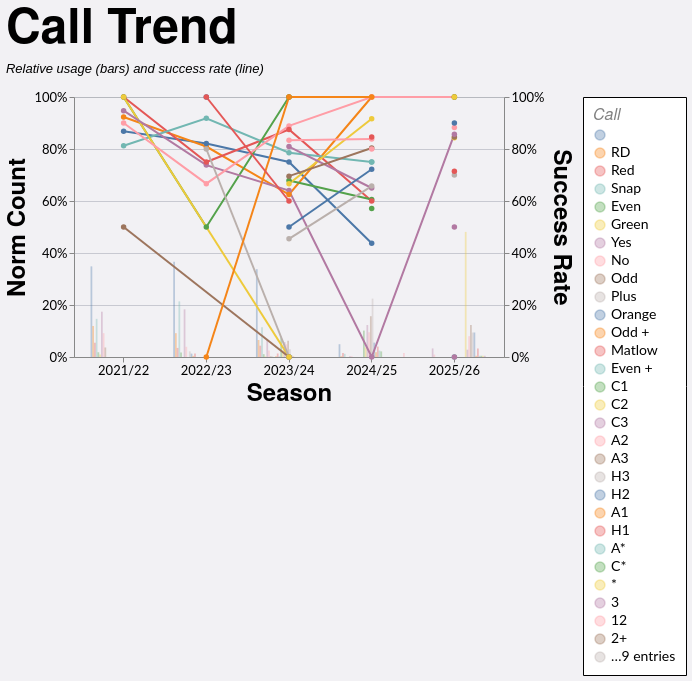

Source (Vega-Lite JSON):
### Vega-Lite specification from a JSON file in a GitHub repository (floating-point values rounded to 4 significant figures; data arrays with more than 128 entries replaced by an {"elided": "..."} marker saying what was removed)
{"config": {"axis": {"labelFont": "Lato, sans-serif", "titleFont": "PT Sans Narrow, Helvetica Neue, Helvetica, Arial, sans-serif", "labelFontSize": 13, "titleFontSize": 24, "gridColor": "#202947", "gridOpacity": 0.2}, "header": {"labelFont": "PT Sans Narrow, Helvetica Neue, Helvetica, Arial, sans-serif", "titleFont": "PT Sans Narrow, Helvetica Neue, Helvetica, Arial, sans-serif", "labelFontSize": 24, "titleFontSize": 28, "labelFontWeight": "bold", "orient": "left"}, "legend": {"labelFont": "Lato, sans-serif", "titleFont": "PT Sans Narrow, Helvetica Neue, Helvetica, Arial, sans-serif", "labelFontSize": 14, "titleFontSize": 16, "titlePadding": 5, "fillColor": "white", "strokeColor": "black", "padding": 10, "titleFontWeight": "lighter", "titleFontStyle": "italic", "titleColor": "gray", "offset": 10}, "title": {"font": "PT Sans Narrow, Helvetica Neue, Helvetica, Arial, sans-serif", "fontSize": 48, "fontWeight": "bold", "anchor": "start", "align": "center", "titlePadding": 20, "subtitlePadding": 10, "subtitleFontSize": 13, "subtitleColor": "", "subtitleFontStyle": "italic", "offset": 15, "color": "black"}, "axisX": {"labelAngle": 0}, "facet": {"title": null, "header": null, "align": {"row": "each", "column": "each"}}, "resolve": {"scale": {"y": "independent", "facet": "independent"}}, "background": "#f2f1f4"}, "layer": [{"mark": {"type": "bar", "opacity": 0.35}, "encoding": {"color": {"field": "call", "sort": null, "title": "Call", "type": "nominal"}, "tooltip": [{"field": "season", "title": "Season", "type": "nominal"}, {"field": "call", "title": "Call", "type": "nominal"}, {"field": "won", "format": ",.0f", "title": "Won", "type": "quantitative"}, {"field": "attempts", "format": ",.0f", "title": "Attempts", "type": "quantitative"}, {"field": "norm_count", "format": ".1%", "title": "Norm Count", "type": "quantitative"}, {"field": "success_rate", "format": ".1%", "title": "Success Rate", "type": "quantitative"}], "x": {"field": "season", "sort": ["2021/22", "2022/23", "2023/24", "2024/25", "2025/26"], "title": "Season", "type": "nominal"}, "xOffset": {"field": "call", "sort": null, "type": "nominal"}, "y": {"axis": {"format": "%", "orient": "left"}, "field": "norm_count", "scale": {"domain": [0, 1]}, "title": "Norm Count", "type": "quantitative"}}, "transform": [{"filter": "(loSquad == 'All' || datum.squad == loSquad) && (loGameType == 'All' || (loGameType == 'League + Cup' && (datum.game_type == 'League' || datum.game_type == 'Cup')) || (loGameType == 'League only' && datum.game_type == 'League') || datum.game_type == loGameType) && (loOpposition == 'All' || datum.opposition == loOpposition) && (loThrower == 'All' || datum.thrower == loThrower) && (loJumper == 'All' || datum.jumper == loJumper) && (loArea == 'All' || datum.area == loArea) && (loNumbers == 'All' || datum.numbers == loNumbers) && (loCallType == 'All' || datum.call_type == loCallType)"}, {"aggregate": [{"op": "count", "as": "attempts"}, {"op": "sum", "field": "won", "as": "won"}], "groupby": ["season", "call"]}, {"joinaggregate": [{"op": "sum", "field": "attempts", "as": "season_attempts"}], "groupby": ["season"]}, {"calculate": "datum.attempts / datum.season_attempts", "as": "norm_count"}, {"calculate": "datum.won / datum.attempts", "as": "success_rate"}]}, {"mark": {"type": "line", "point": true, "strokeWidth": 2}, "encoding": {"color": {"field": "call", "sort": null, "title": "Call", "type": "nominal"}, "detail": {"field": "call", "type": "nominal"}, "tooltip": [{"field": "season", "title": "Season", "type": "nominal"}, {"field": "call", "title": "Call", "type": "nominal"}, {"field": "won", "format": ",.0f", "title": "Won", "type": "quantitative"}, {"field": "attempts", "format": ",.0f", "title": "Attempts", "type": "quantitative"}, {"field": "norm_count", "format": ".1%", "title": "Norm Count", "type": "quantitative"}, {"field": "success_rate", "format": ".1%", "title": "Success Rate", "type": "quantitative"}], "x": {"field": "season", "sort": ["2021/22", "2022/23", "2023/24", "2024/25", "2025/26"], "title": "Season", "type": "nominal"}, "y": {"axis": {"format": "%", "orient": "right"}, "field": "success_rate", "scale": {"domain": [0, 1]}, "title": "Success Rate", "type": "quantitative"}}, "transform": [{"filter": "(loSquad == 'All' || datum.squad == loSquad) && (loGameType == 'All' || (loGameType == 'League + Cup' && (datum.game_type == 'League' || datum.game_type == 'Cup')) || (loGameType == 'League only' && datum.game_type == 'League') || datum.game_type == loGameType) && (loOpposition == 'All' || datum.opposition == loOpposition) && (loThrower == 'All' || datum.thrower == loThrower) && (loJumper == 'All' || datum.jumper == loJumper) && (loArea == 'All' || datum.area == loArea) && (loNumbers == 'All' || datum.numbers == loNumbers) && (loCallType == 'All' || datum.call_type == loCallType)"}, {"aggregate": [{"op": "count", "as": "attempts"}, {"op": "sum", "field": "won", "as": "won"}], "groupby": ["season", "call"]}, {"joinaggregate": [{"op": "sum", "field": "attempts", "as": "season_attempts"}], "groupby": ["season"]}, {"calculate": "datum.attempts / datum.season_attempts", "as": "norm_count"}, {"calculate": "datum.won / datum.attempts", "as": "success_rate"}]}], "data": {"name": "data-97c2c564e8a0cdaee3730a92991522ed"}, "height": 260, "params": [{"name": "loSquad", "value": "All"}, {"name": "loSeason", "value": "All"}, {"name": "loGameType", "value": "All"}, {"name": "loOpposition", "value": "All"}, {"name": "loThrower", "value": "All"}, {"name": "loJumper", "value": "All"}, {"name": "loArea", "value": "All"}, {"name": "loNumbers", "value": "All"}, {"name": "loCallType", "value": "All"}], "resolve": {"scale": {"y": "independent"}}, "title": {"text": "Call Trend", "subtitle": "Relative usage (bars) and success rate (line)"}, "width": 430, "$schema": "https://vega.github.io/schema/vega-lite/v5.20.1.json", "datasets": {"data-97c2c564e8a0cdaee3730a92991522ed": {"elided": "1242 records"}}}
